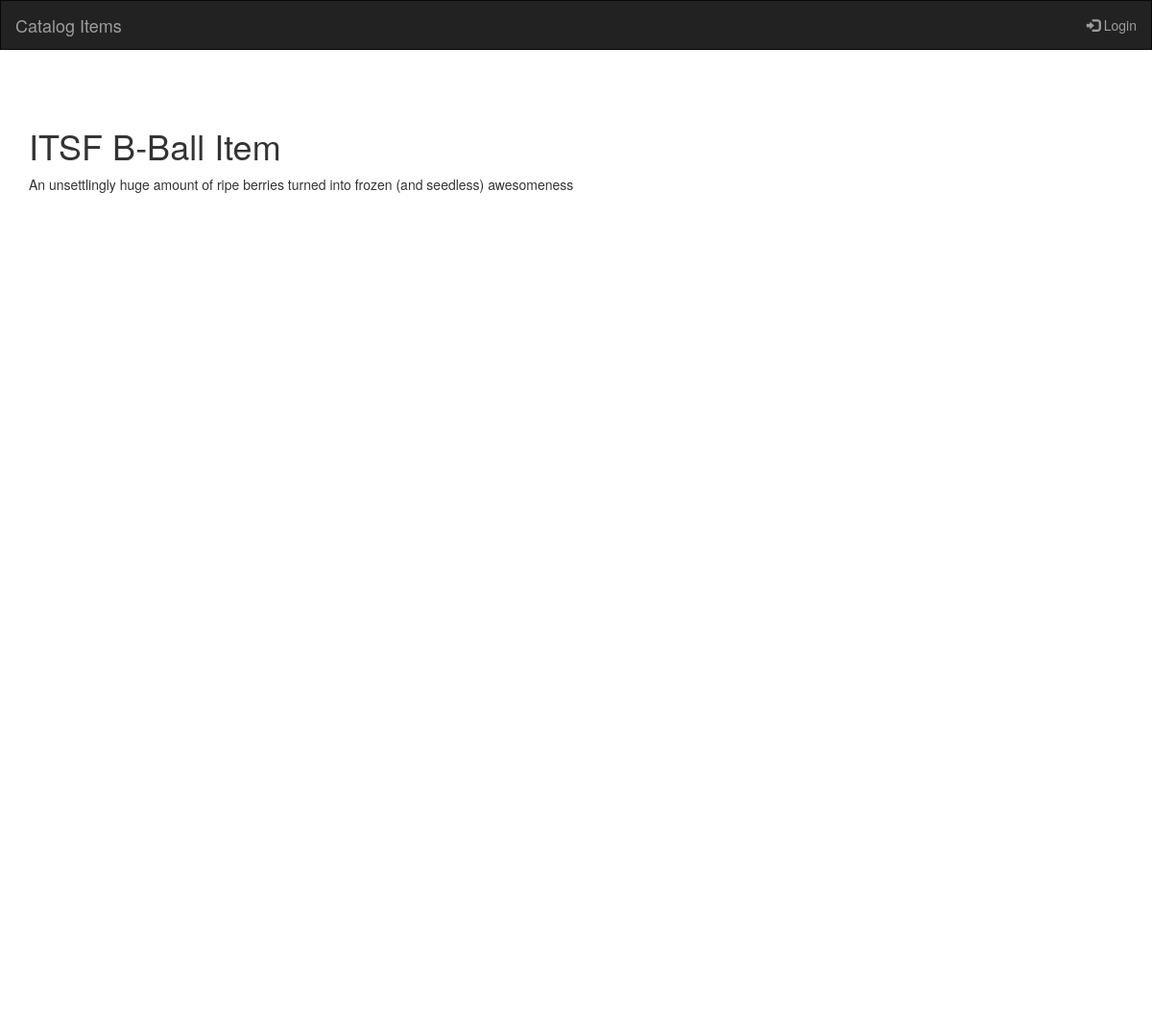
Page /catalog/Fooseball/ITSF B-Ball on the committed database.
### database_setup.py (models this page shows, shortened)
class CatalogItem(Base):
    __tablename__ = 'catalog_item'
    name = Column(String(80), nullable=False, unique=True)
    id = Column(Integer, primary_key=True)
    description = Column(String(250))
    picture_name = Column(String(500))
    catalog_id = Column(Integer, ForeignKey('catalog.id'))
    catalog = relationship(Catalog, backref=backref("items", cascade="all,delete"))
    user_id = Column(Integer, ForeignKey('user.id'))
    user = relationship(User, backref=backref("items", cascade="all,delete"))

### project.py (the view)
@app.route('/catalog/<string:catalog_name>/<string:item_name>')
def showitem(catalog_name, item_name):
    catalog = session.query(Catalog).filter_by(name=catalog_name).one()
    item = session.query(CatalogItem).filter_by(name=item_name).one()
    return render_template('item.html', item=item)

### templates/item.html (shortened to what this page needs)
{% extends "main.html" %}
{% block content %}
<div class="container text-center">
  <div class="row content">
    <div class="col-md-8 text-left">
      <h1>{{item.name}} Item</h1>
      <p >{{item.description}} </p>
    </div>
    <div class="col-md-2 text-left">
    </div>
  </div>
</div>
{% endblock %}

### templates/main.html (style rules this page uses)
.row.content { height: 960px }

### rows in the picture
CatalogItem: name "ITSF B-Ball", description "An unsettlingly huge amount of ripe berries turned into frozen (and seedless) awesomeness"
